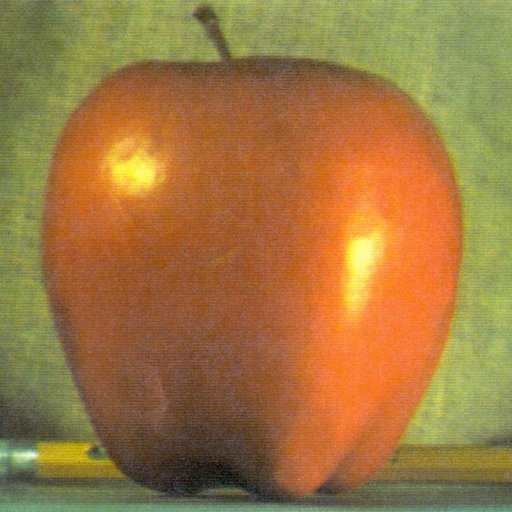
#> input picture ML/DAY10/apple.jpg, 512 x 512 px
$ python Q5.py
#> lines starting #> are read from the running program, lines starting #| are printed output that depends on the picture
import numpy as np
import cv2 as cv

img=cv.imread("apple.jpg",0)
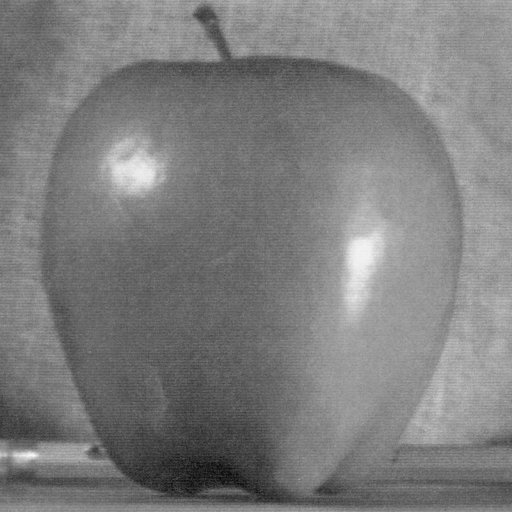
#> img: shape (512, 512); min 7, max 250, mean 125.2

img=255-img
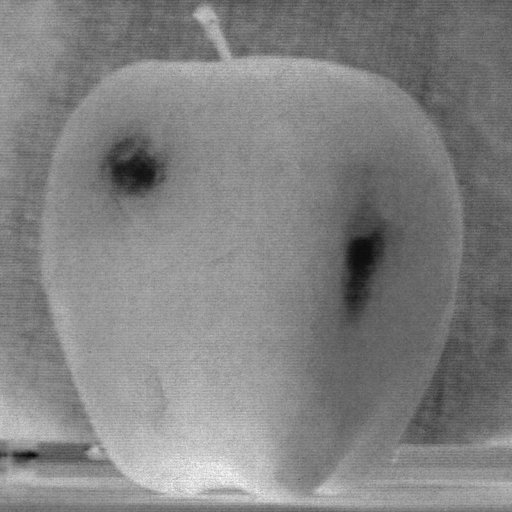
#> img: shape (512, 512); min 5, max 248, mean 129.8

cv.imshow("Negative_image", img)
cv.waitKey()

$ run again, with ML/DAY10/orange.jpg copied over ML/DAY10/apple.jpg
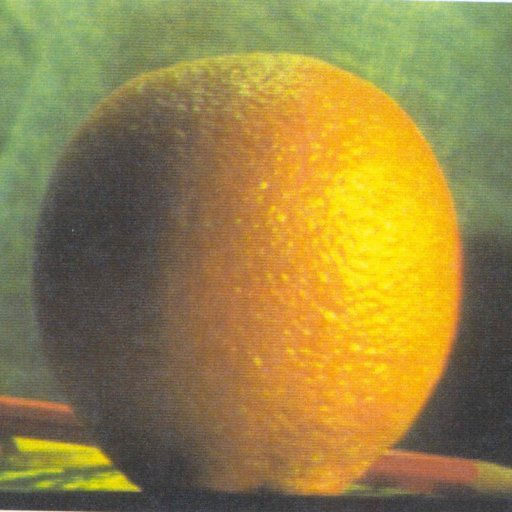
#> input picture ML/DAY10/orange.jpg, 512 x 512 px
#> `img=cv.imread("apple.jpg",0)`:
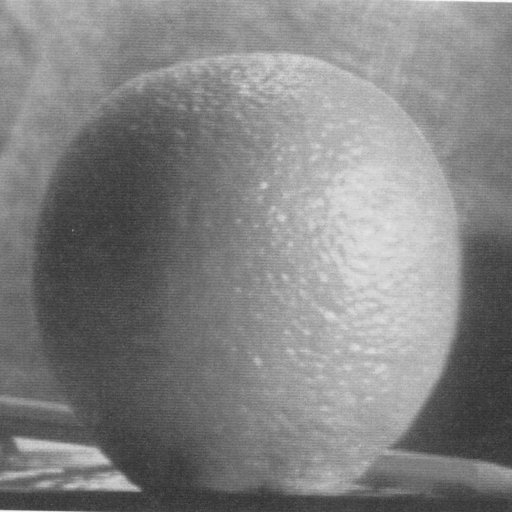
#> img: shape (512, 512); min 44, max 253, mean 130.2
#> `img=255-img`:
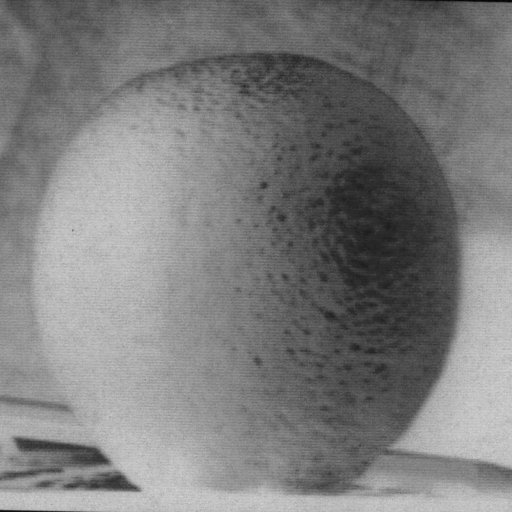
#> img: shape (512, 512); min 2, max 211, mean 124.8
